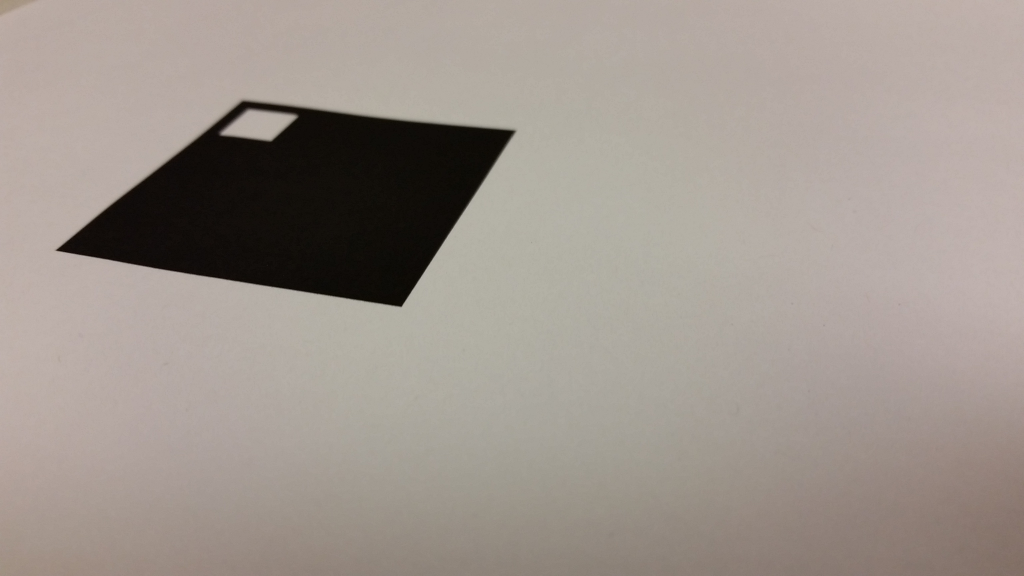
%> input picture bsq6.jpg, 2048 x 1152 px (shown at 1/2 size)
$ octave colordetect.m   (GNU Octave 9; MATLAB toolbox functions it lacks are replaced by stand-ins)
%> lines starting %> are read from the running program, lines starting %| are printed output that depends on the picture; in (x1, y1, x2, y2) boxes, pixels count from 0 and x2, y2 are one past the last pixel; in counts of white or black regions, pixels touching at a corner belong together; the program's own positions count from 1
### dist2.m
function n2 = dist2(x, c)
% DIST2	Calculates squared distance between two sets of points.
% Adapted from Netlab neural network software:
% http://www.ncrg.aston.ac.uk/netlab/index.php
%
%	Description
%	D = DIST2(X, C) takes two matrices of vectors and calculates the
%	squared Euclidean distance between them.  Both matrices must be of
%	the same column dimension.  If X has M rows and N columns, and C has
%	L rows and N columns, then the result has M rows and L columns.  The
%	I, Jth entry is the  squared distance from the Ith row of X to the
%	Jth row of C.
%
%
%	Copyright (c) Ian T Nabney (1996-2001)

[ndata, dimx] = size(x);
[ncentres, dimc] = size(c);
if dimx ~= dimc
	error('Data dimension does not match dimension of centres')
end

n2 = (ones(ncentres, 1) * sum((x.^2)', 1))' + ...
  ones(ndata, 1) * sum((c.^2)',1) - ...
  2.*(x*(c'));

% Rounding errors occasionally cause negative entries in n2
if any(any(n2<0))
  n2(n2<0) = 0;
end

### calcH.m
function H = calcH(map1, map2)

    A = zeros(8, 9);
    for i = 1:4
       pt1 = map1(i,:);
       pt2 = map2(i,:);
       A(2*i-1, :) = [-pt1(1) -pt1(2) -1 0 0 0 pt2(1)*pt1(1) pt2(1)*pt1(2) pt2(1)];
       A(2*i, :) = [0 0 0 -pt1(1) -pt1(2) -1 pt2(2)*pt1(1) pt2(2)*pt1(2) pt2(2)];
    end
    [U,S,V]=svd(A);
    X = V(:,end);
    X = X / norm(X);
    H = reshape(X, 3, 3)';
end

### colordetect.m
tic;
im1 = imread('bsq6.jpg');
%> im1 is the input picture: size 1152x2048x3 uint8; mean R, G, B 158.3, 149, 141.6
im2 = imread('puppy.jpg');
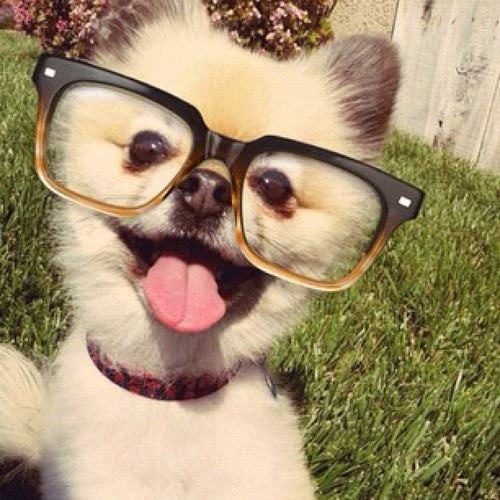
%> input picture puppy.jpg, 500 x 500 px
%> im2 is the input picture: size 500x500x3 uint8; mean R, G, B 163.2, 143.9, 111.2
% vidDevice = imaq.VideoDevice('winvideo', 1, 'YUY2_640x480', ... % Acquire input video stream
%                     'ROI', [1 1 640 480], ...
%                     'ReturnedColorSpace', 'rgb');
% vidInfo = imaqhwinfo(vidDevice); % Acquire input video property
% hblob = vision.BlobAnalysis('AreaOutputPort', false, ... % Set blob analysis handling
%                                 'CentroidOutputPort', true, ...
%                                 'BoundingBoxOutputPort', true', ...
%                                 'MinimumBlobArea', 800, ...
%                                 'MaximumBlobArea', 3000, ...
%                                 'MaximumCount', 10);
% hshapeinsRedBox = vision.ShapeInserter('BorderColor', 'Custom', ... % Set Red box handling
%                                         'CustomBorderColor', [1 0 0], ...
%                                         'Fill', true, ...
%                                         'FillColor', 'Custom', ...
%                                         'CustomFillColor', [1 0 0], ...
%                                         'Opacity', 0.4);
% htextinsCent = vision.TextInserter('Text', '+      X:%4d, Y:%4d', ... % set text for centroid
%                                     'LocationSource', 'Input port', ...
%                                     'Color', [1 1 0], ... // yellow color
%                                     'FontSize', 14);
% hVideoIn = vision.VideoPlayer('Name', 'Final Video', ... % Output video player
%                                 'Position', [100 100 vidInfo.MaxWidth+20 vidInfo.MaxHeight+30]);
% nFrame = 0; % Frame number initialization

red = im1(:,:,1);
green = im1(:,:,2);
blue = im1(:,:,3);
detectblack = (red < 35)&(green < 35)&(blue < 35);
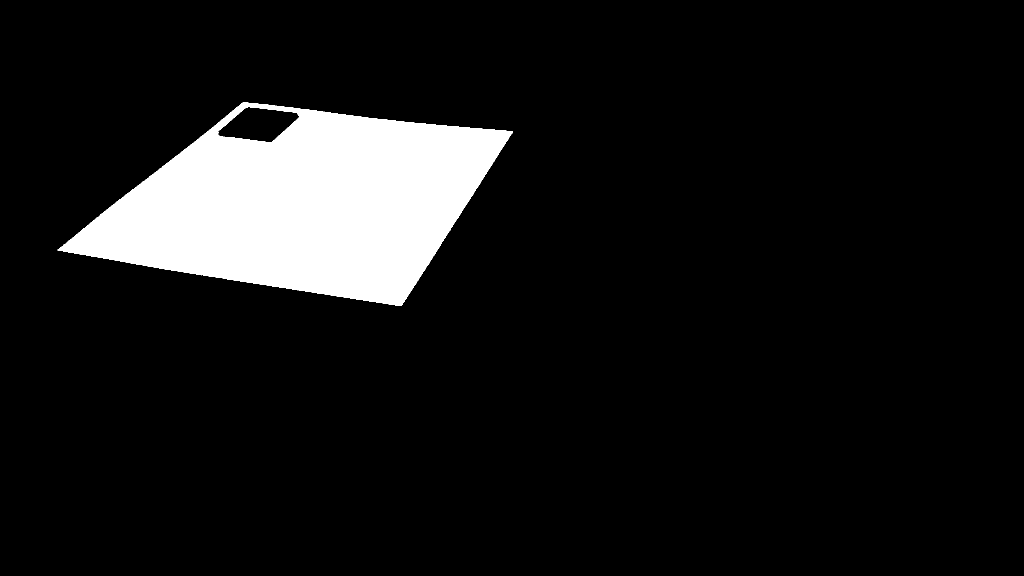
%> detectblack: size 1152x2048 logical (shown at 1/2 size); 9.2% white; 1 white region, box (x1, y1, x2, y2) and area: (115, 205, 1026, 612) 216532
smooth = medfilt2(detectblack, [5 5]);
%> smooth: size 1152x2048 logical; 9.2% white; 1 white region, box (x1, y1, x2, y2) and area: (117, 205, 1025, 612) 216530
smooth = imfill(smooth, 'holes');
%> smooth: size 1152x2048 logical; 9.5% white; 1 white region, box (x1, y1, x2, y2) and area: (117, 205, 1025, 612) 223853
% [23 lines of commented-out code are left out]

points = detectHarrisFeatures(smooth,'FilterSize',65);
%> points = 368 points; strongest (x, y): (141, 494), (1008, 276), (797, 604), (488, 211), (494, 210)
strongpts = selectStrongest(points,6);
%> strongpts = 6 points; (x, y): (141, 494), (1008, 276), (797, 604), (488, 211), (494, 210), (982, 334)
strongloc = strongpts.Location;
%> strongloc = [141 494; 1008 276; 797 604; 488 211; 494 210; 982 334]
samecorners = dist2(strongloc,strongloc) > 3550;
%> in dist2, `[ndata, dimx] = size(x);`: ndata = 6; dimx = 2
%> in dist2, `[ncentres, dimc] = size(c);`: ncentres = 6; dimc = 2
%> samecorners = [false true true true true true; true false true true true true; true true false true true true; true true true false false true; true true true false false true; true true true true true false]
goodpts = zeros(6,2);

goodpts(1,:) = strongloc(1,:);
j = 2;
count = 0;
for i = 2:6
    skip = 0;
    for loop = 1:j-1
        if(samecorners(:,j) == samecorners(:,j-loop))
           skip = 1;
           break;
        end
    end
    if(skip == 0)
        goodpts(i,:) = strongloc(j,:);
        count = count + 1;
        if(count == 3)
            break;
        end
    else
       goodpts(i,:) = [0 0];
    end
    j = j+1;
end
%> after the loop, count = 3; goodpts = [141 494; 1008 276; 797 604; 488 211; 0 0; 0 0]; j = 4

j = 1;
greatpts = zeros(4,2);
for i = 1:6;
   if(goodpts(i,:) > 0)
       greatpts(j,:) = goodpts(i,:);
       j = j+1;
   end
end
%> after the loop, greatpts = [141 494; 1008 276; 797 604; 488 211]; j = 5

% plot(greatpts(:,1), greatpts(:,2), '+g');

w = 40; %window
blacksum = zeros(4,1);
black = zeros(2*w+1,2*w+1,4);
corners = zeros(4,2);
for i = 1:4
    crop = im1(greatpts(i,2)-w:greatpts(i,2)+w,greatpts(i,1)-w:greatpts(i,1)+w,:);
    black(:,:,i) = (crop(:,:,1) < 35)&(crop(:,:,2) < 35)&(crop(:,:,3) < 35);
    blacksum(i,1) = sum(sum(black(:,:,i)));
end
%> this loop made 4 passes
%> pass 1, `crop = im1(greatpts(i,2)-w:greatpts(i,2)+w,greatpts(i,1)-w:greatpts(i,..`:
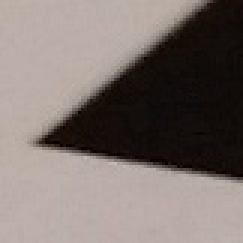
%> crop: size 81x81x3 uint8 (shown 3 times larger); mean R, G, B 124.9, 114.5, 109.4
%> after the loop:
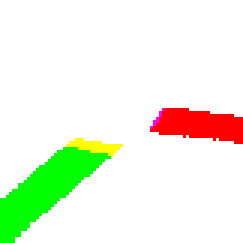
%> black: size 81x81x4 double (shown 3 times larger); mean R, G, B, A 0.332, 0.368, 0.447, 0.159; transparent parts drawn white
%> after the loop, blacksum = [2180; 2414; 2933; 1045]

[~, whitecorner] = min(blacksum);
%> whitecorner = 4

for i = 1:4
    if i == whitecorner
        continue;
    end

    if black(1,1,i) == 1 % bottom right
        corners(3,:) = greatpts(i,:);
    elseif black(1,2*w+1,i) == 1 % bottom left
        corners(2,:) = greatpts(i,:);
    elseif black(2*w+1,1,i) == 1 % top right
        corners(4,:) = greatpts(i,:);
    elseif black(2*w+1,2*w+1,i) == 1 % top left
        corners(1,:) = greatpts(i,:);
    end
end
%> after the loop, corners = [0 0; 141 494; 797 604; 1008 276]

shift = find(corners(:,1) == 0);
%> shift = 1
corners(shift,:) = greatpts(whitecorner,:);
corners = circshift(corners,-(shift-1));
%> corners = [488 211; 141 494; 797 604; 1008 276]

squarepts = [1 1; 1 500; 500 500; 500 1]; % top left, bottom left, bottom right, top right
H = calcH(squarepts, corners);
%> the loop in calcH, `for i = 1:4` made 4 passes
%> after the loop in calcH, `for i = 1:4`: A = [-1 -1 -1 0 0 0 488 488 488; 0 0 0 -1 -1 -1 211 211 211; -1 -500 -1 0 0 0 141 70500 141; 0 0 0 -1 -500 -1 494 247000 494; -500 -500 -1 0 0 0 398500 398500 797; 0 0 0 -500 -500 -1 302000 302000 604; -500 -1 -1 0 0 0 504000 1008 1008; 0 0 0 -500 -1 -1 138000 276 276]
%> in calcH, `[U,S,V]=svd(A);`: U = [0.000816 0.000348 0.0982 0.638 -0.285 0.384 -0.446 0.395; 0.000353 0.000151 0.0442 0.276 -0.123 0.165 -0.19 -0.919; 0.0473 0.152 -0.309 0.111 -0.677 -0.639 -0.0272 0.000432; 0.166 0.532 0.272 0.519 0.228 -0.166 0.517 0.00177; 0.665 0.285 -0.562 -0.121 -0.0122 0.379 0.0377 -0.00122; 0.504 0.216 0.592 -0.292 -0.0118 -0.216 -0.466 6.69e-05; 0.505 -0.725 -0.017 0.32 0.182 -0.268 0.108 0.000443; 0.138 -0.199 0.39 -0.182 -0.601 0.356 0.518 0.00177]; S = [831116.9 0 0 0 0 0 0 0 0; 0 385099.4 0 0 0 0 0 0 0; 0 0 850.7 0 0 0 0 0 0; 0 0 0 699 0 0 0 0 0; 0 0 0 0 502.7 0 0 0 0; 0 0 0 0 0 252.1 0 0 0; 0 0 0 0 0 0 81.35 0 0; 0 0 0 0 0 0 0 0.997 0]; V = [-0.000704 0.000572 0.341 -0.143 -0.167 -0.22 -0.887 -0.0047 -0.00173; -0.000429 -0.000565 0.512 0.00591 0.685 0.514 -0.0601 0.000721 0.00143; -1.47e-06 7.49e-07 0.000929 -0.00136 0.00158 0.00057 0.00403 -0.396 -0.918; -0.000387 -2.37e-05 -0.578 0.338 0.609 -0.278 -0.322 -0.00334 -0.000182; -0.000403 -0.000971 -0.508 -0.162 -0.213 0.755 -0.316 -0.00211 -0.000644; -9.73e-07 -1.43e-06 -0.00153 -0.000457 0.00101 -0.000552 -0.00465 0.918 -0.396; 0.831 -0.556 -3.55e-05 -0.00153 0.000603 -0.000751 -0.000712 -5.43e-06 2.3e-07; 0.556 0.831 -0.000442 -0.000688 0.000619 0.000963 -0.000319 -5.44e-07 8.56e-07; 0.00177 -0.000374 0.173 0.916 -0.293 0.199 -0.0752 -7.04e-06 -0.00188]
%> in calcH, `X = V(:,end);`: X = [-0.00173; 0.00143; -0.918; -0.000182; -0.000644; -0.396; 2.3e-07; 8.56e-07; -0.00188]
%> in calcH, `H = reshape(X, 3, 3)';`: H = [-0.00173 0.00143 -0.918; -0.000182 -0.000644 -0.396; 2.3e-07 8.56e-07 -0.00188]
H = H';
%> H = [-0.00173 -0.000182 2.3e-07; 0.00143 -0.000644 8.56e-07; -0.918 -0.396 -0.00188]
T = maketform('projective', H); %use affine2d
%> T = {ndims_in 2, ndims_out 2}
imT = imtransform(im2,T);
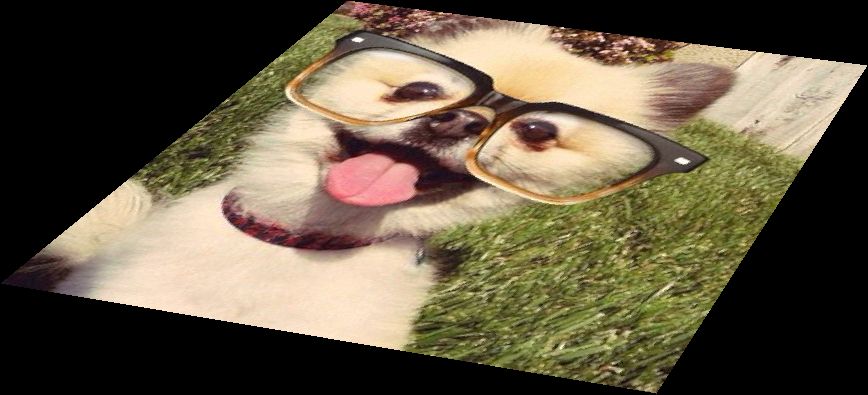
%> imT: size 395x868x3 uint8; mean R, G, B 98.7, 87.9, 67.8

translated = imtranslate(imT, [min(greatpts(:,1)), min(greatpts(:,2))], 'OutputView', 'full');
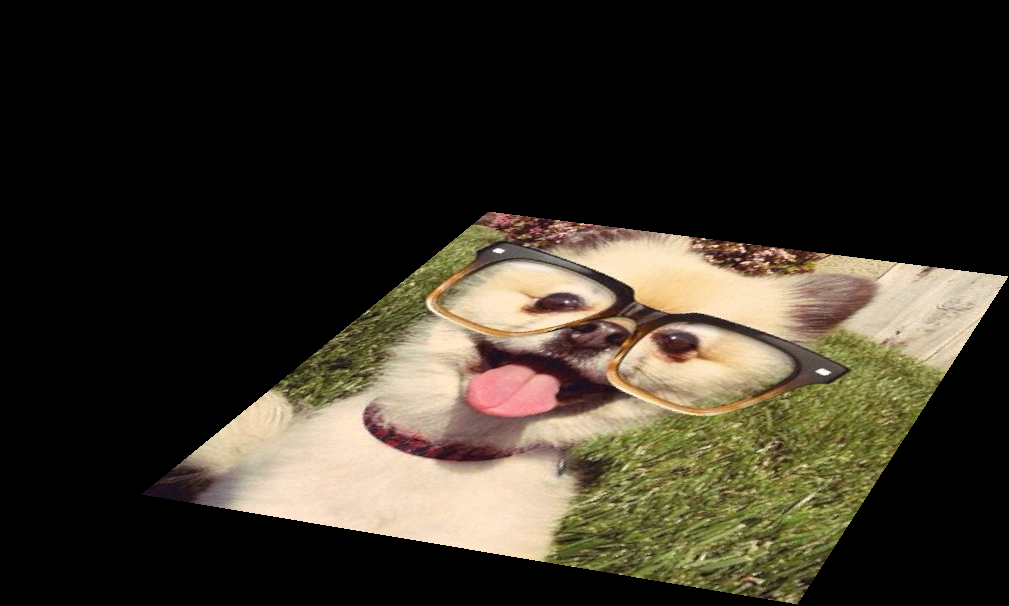
%> translated: size 606x1009x3 uint8; mean R, G, B 55.3, 49.3, 38
[x, y, z] = size(translated);
%> x = 606; y = 1009; z = 3
test = im1;
test(1:x,1:y,1:z) = translated + im1(1:x,1:y,1:z);
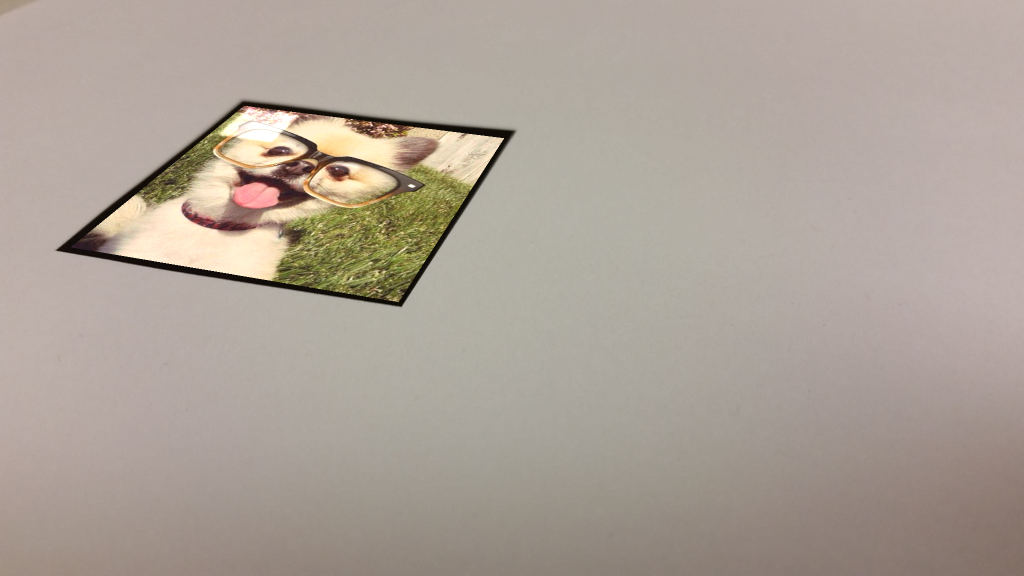
%> test: size 1152x2048x3 uint8 (shown at 1/2 size); 8.65% of pixels changed, all inside (x1, y1, x2, y2) = (142, 212, 1008, 605)
figure, imshow(test);

toc;
